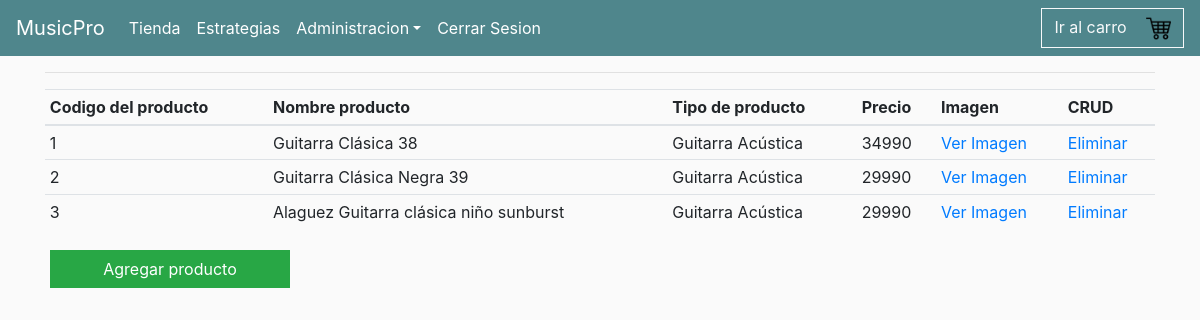
/bodega/ (signed in), run on an earlier commit of the app's database.
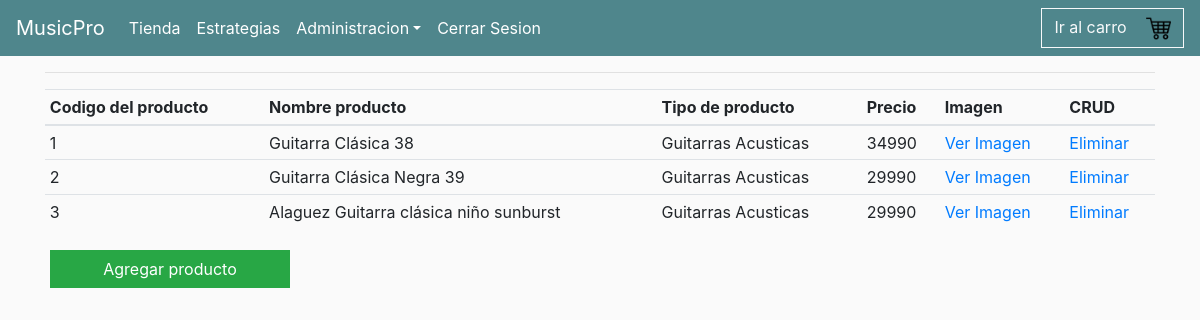
And on a later commit of the database.
### TiendaMPRO/models.py (models this page shows, shortened)
class Producto(models.Model):
    nom_prod = models.CharField(validators=[MinLengthValidator(3)], max_length=40,verbose_name="Nombre de Producto")
    tipo_prod = models.ForeignKey(TipoProducto, on_delete=models.CASCADE)
    descripcion = models.TextField(max_length=1500,null=True,blank=True)
    precio = models.FloatField(default=0.0)
    imagen = models.ImageField(upload_to="images/producto",null=True,blank=True)

class TipoProducto(models.Model):
    tipo_name = models.CharField(validators=[MinLengthValidator(3)],max_length=40,verbose_name="Tipo de Producto")
    sub_categ = models.ForeignKey(SubCategoria, on_delete=models.CASCADE,verbose_name="SubCategoria")
    def __str__(self):
         return  self.tipo_name

### TiendaMPRO/views.py (the view)
# urls.py: path('bodega/', views.productosBodega, name='bodega'),
def productosBodega(request):
    productos = Producto.objects.all()
    context={'productos' : productos}
    return render(request, 'TiendaMPRO/bodega.html',context)

### TiendaMPRO/models.py (called while the page is built)
    def __str__(self):
        return f'{self.nombre}'

    @property
    def is_staff(self):
        return self.usuario_admin

### TiendaMPRO/templates/TiendaMPRO/bodega.html (shortened to what this page needs)
{% extends 'TiendaMPRO/main.html' %}
{% load static %}
{% block content %}
<div><hr></div>
<table class="table table-sm">
    <thead>
      <tr>
        <th scope="col">Codigo del producto</th>
        <th scope="col">Nombre producto</th>
        <th scope="col">Tipo de producto</th>
        <th scope="col">Precio</th>
        <th scope="col">Imagen</th>
        <th scope="col">CRUD</th>
      </tr>
    </thead>
    <tbody>
      {% for pro in productos %}
        <tr>
            <td data-label="Codigo del producto">{{pro.id}}</td>
            <td data-label="Nombre producto">{{pro.nom_prod}}</td>
            <td data-label="Tipo de producto">{{pro.tipo_prod}}</td>
            <td data-label="Precio">{{pro.precio|floatformat:0}}</td>
            <td data-label="Imagen"><a class="" href="{% url 'imagenProducto' pro.id %}">Ver Imagen</a></td>
            <td data-label="CRUD">
              <a class="" href=""> Eliminar</a>
            </td>
          </tr>
      {% endfor %}
    </tbody>
  </table>
  <div class="form-field centra">
    <form method="get" action="{% url 'addProducto' %}">
      <input class="btn btn-success btn-block" type="submit" value="Agregar producto" />
    </form>
  </div>
{% endblock %}

What changed in the data, as far as the page shows it:
changed through a linked row, Producto "Guitarra Clásica 38": tipo_prod "Guitarra Acústica" → "Guitarras Acusticas"
changed through a linked row, Producto "Guitarra Clásica Negra 39": tipo_prod "Guitarra Acústica" → "Guitarras Acusticas"
changed through a linked row, Producto "Alaguez Guitarra clásica niño sunburst": tipo_prod "Guitarra Acústica" → "Guitarras Acusticas"
